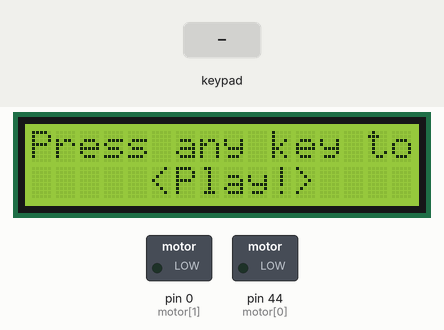
This sketch was run on a simulated Arduino Mega 2560, built with avr-gcc and run on an emulated ATmega2560. Parts: 16×2 character LCD, switched loads named in the sketch (green lamp = pin HIGH). The test bench sets the inputs (shaded band). Random numbers use the default seed unless the sketch sets one.

Above: at 16.8 s.
16.9 s: keypad keys 2 0 2 3 pressed 0.4 s apart
At 18.6 s:
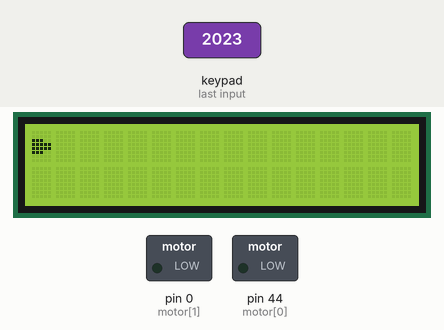
20.0 s: key '8' pressed
At 20.55 s:
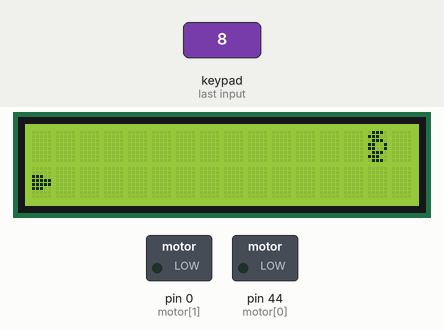
23.0 s: key '2' pressed
At 23.52 s:
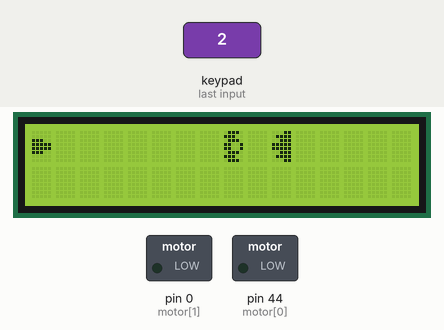
26.0 s: key '8' pressed
At 27.48 s:
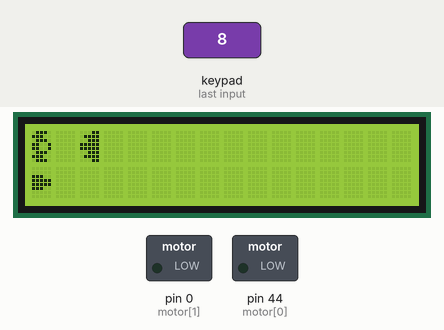
28.6 s: keypad keys 2 0 2 3 = pressed 0.4 s apart
At 39.4 s:
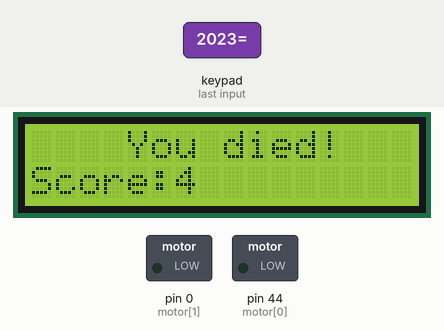

Measured:
- after the input at 16.9 s, the display: first changes at once (image 1 shows a later state)
- what the display in image 2 shows lasts 0.5 s, from 20.3 s to 20.8 s

The sketch:

main.ino
```cpp
#include <Keypad.h>                                                                 // Required for the keypad.
#include <LiquidCrystal_I2C.h>                                                      // Required for the lcd.

// =============================================================================
// Varibales
// =============================================================================

LiquidCrystal_I2C lcd(0x27, 16, 2);

const uint8_t KEYPAD_ROWS = 4;
const uint8_t KEYPAD_COLS = 3;
const uint8_t rowPins[KEYPAD_ROWS] = { 5, 4, 3, 2 };                                // ! Change the pins.
const uint8_t colPins[KEYPAD_COLS] = { A3, A2, A1 };                                // ! Change the pins.
const char keys[KEYPAD_ROWS][KEYPAD_COLS] = {
    { '1', '2', '3' },
    { '4', '5', '6' },
    { '7', '8', '9' },
    { '.', '0', '=' }
};
Keypad keypad = Keypad(makeKeymap(keys), rowPins, colPins, KEYPAD_ROWS, KEYPAD_COLS);

#define MOTOR_ACTIVE_LENGTH_IN_MILLIS   5000
#define DEFAULT_SPEED_DELAY_IN_MILLIS   500
#define UPDATE_SPEED_DELAY_IN_MILLIS    10000
#define INTRO_BLINK_DELAY_IN_MILLIS     500
#define SHOP_BLINK_DELAY_IN_MILLIS      5000
#define ENEMY_SPRITE_COUNT              5
#define ENEMY_AMOUNT                    10
#define PLAYER_CHAR                     0
#define INTRO                           0
#define PLAYING                         1
#define END_PLAYING                     2
#define SHOP                            3

uint8_t currentState = INTRO;
uint8_t fullDistanceInCm = 5;                                                       // ! Change this to be right
uint8_t usingSensorIndex = 0;
uint16_t score = 0;

u32 updateTimeDelayInMillis = 500;
u32 currentTimeInMillis = 0;

const uint8_t PLAYER[8] = { 0x00, 0x00, 0x1C, 0x1F, 0x1F, 0x1C, 0x00, 0x00 };
const uint8_t ENEMY_SPRITE[ENEMY_SPRITE_COUNT][8] = {
    { 0x03, 0x0F, 0x07, 0x1F, 0x1F, 0x07, 0x0F, 0x03 },
    { 0x04, 0x0C, 0x1E, 0x1F, 0x1F, 0x1E, 0x0C, 0x04 },
    { 0x07, 0x0E, 0x0F, 0x0F, 0x0F, 0x0F, 0x0E, 0x07 },
    { 0x07, 0x1E, 0x0C, 0x1F, 0x1F, 0x0C, 0x1E, 0x07 },
    { 0x0E, 0x1C, 0x0E, 0x19, 0x19, 0x0E, 0x1C, 0x0E }
};
const uint8_t ENEMY_CHAR[ENEMY_SPRITE_COUNT] = { 1, 2, 3 ,4, 5};
const uint8_t echo[3] = { 25, 26, 27 };                                             // ! Change the pins.
const uint8_t trig[3] = { 24, 23, 22 };                                             // ! Change the pins.
const uint8_t motor[3] = { 44, 0, 0 };                                              // ! Change the pins.

struct Enemy {
    int8_t sprite;
    int8_t x;
    bool y;
};
Enemy enemies[ENEMY_AMOUNT];

const unsigned short itemCost[3] = { 5, 5, 10 };
const char itemName[3][16] = { "Item1", "Item2", "Item3" };

bool isItemAvalible[3] = { true, true, true };
bool isNeededToUpdateLcd = false;
bool isShowingText = true;
bool shopTextI = false;                                                             // This needed
bool playerY = 1;                                                                   // Y level of player 0 top 1 bot.


// =============================================================================
// Helping functions
// =============================================================================

void WriteAt(uint8_t _x, bool _y, uint8_t _char) {                                  // Write a character on the LCD at a specific position.
    lcd.setCursor(_x, _y);
    lcd.write(_char);
}

void PrintAt(uint8_t _x, bool _y, const byte* _str) {                               // Prints text to the LCD at a specific position.
    lcd.setCursor(_x, _y);
    lcd.printstr(_str);
}

bool IsItemAvalible(uint8_t i) {                                                    // Return true if there item in the belt.
    digitalWrite(trig[i], LOW);
    delayMicroseconds(2);
    digitalWrite(trig[i], HIGH);
    delayMicroseconds(10);
    digitalWrite(trig[i], LOW);
    short duration = pulseIn(echo[i], HIGH);
    uint8_t distanceInCm = duration * 0.034 / 2;
    return distanceInCm <= fullDistanceInCm;
}

void BuyItem(uint8_t item) {
    score -= itemCost[item] * 10;                                                   // Paying for the item.
    lcd.clear();
    lcd.print("Buying item!");
    PrintAt(0, 1, "Please wait.");
    delay(1000);
    lcd.clear();
    lcd.print("Moving the Item!");
    digitalWrite(motor[item], HIGH);                                                   // Start to move the belt.
    delay(MOTOR_ACTIVE_LENGTH_IN_MILLIS);
    digitalWrite(motor[item], LOW);                                                    // Stops the belt.
    lcd.clear();
    lcd.print("Thank You!");
    isItemAvalible[item] = IsItemAvalible(item);                                    // Checking if there is still an a item on the belt.
    EnterShop();
}

void ShowItem(uint8_t item) {                                                       // Showing item if player have enough money and the item is avalible.
    if (isItemAvalible[item] && score / 10 >= itemCost[item]) {
        char string[16];
        sprintf(string, "%i.%s|$%i", item, itemName[item], itemCost[item]);
        lcd.print(string);
    }
}

// =============================================================================
// Enter functions
// =============================================================================

void EnterIntro() {
    lcd.clear();
    lcd.print("Builded by Gabi.");
    PrintAt(0, 1, "Coded   by Ron .");
    delay(700);
    for (uint8_t i = 0; i < 15; i++) {
        delay(400);
        lcd.scrollDisplayLeft();
    }
    lcd.clear();
    PrintAt(16, 0, "Presented to Daniel");
    PrintAt(25, 1, "2023");
    for (uint8_t i = 0; i < 35; i++) {
        delay(200);
        lcd.scrollDisplayLeft();
    }
    delay(700);
    lcd.clear();
    PrintAt(3, 0, "The Vanding");
    PrintAt(5, 1, "Machine!");
    delay(900);
    lcd.clear();
    lcd.print("Press any key to");
    PrintAt(5, 1, "<Play!>");
}

void EnterGame() {
    updateTimeDelayInMillis = DEFAULT_SPEED_DELAY_IN_MILLIS;                        // Reset the update time to the default.
    randomSeed(574574574 + currentTimeInMillis);                                    // Applying seed to random function.
    for (size_t i = 0; i < ENEMY_AMOUNT; i++) {                                     // Seting randomly the positon of every enemy.
        enemies[i].x = 16 + random(ENEMY_AMOUNT * 10);                              // Changing the enemy positon.
        enemies[i].y = random(2);
        enemies[i].sprite = ENEMY_CHAR[random(ENEMY_SPRITE_COUNT)];                 // Changing the enemy sprite.
    }
    currentState = PLAYING;
    lcd.clear();
    PrintAt(4, 0, "Entering");
    PrintAt(6, 1, "Game");
    delay(1000);
}

void EnterEndScreen() {
    char string[16];
    lcd.clear();
    PrintAt(4, 0, "You died!");
    sprintf(string, "Score:%d ", score / 10);                                       // Convert the score to a string and store it in 'string' variable.
    PrintAt(0, 1, string);
    delay(3000);
    lcd.clear();
    lcd.print("1->Retray.");
    PrintAt(0, 1, "2->Shop.");
    currentState = END_PLAYING;
}

void EnterShop() {
    lcd.clear();
    PrintAt(4, 0, "Entering");
    PrintAt(6, 1, "Shop");
    delay(1000);
    currentState = SHOP;
}

// =============================================================================
// Update functions
// =============================================================================

void UpdateShop() {
    if (currentTimeInMillis % SHOP_BLINK_DELAY_IN_MILLIS == 0) {                    // Blink between two texts.
        lcd.clear();
        shopTextI = !shopTextI;
        char string[16];
        if (shopTextI) {
            ShowItem(0);                                                            // Showing item 1 if player have enough money and the item is avalible.
            ShowItem(1);
        }
        else {
            ShowItem(2);
            PrintAt(0, 1, "4.Play");
        }
    }
    char key = keypad.getKey();                                                     // Getting the input of the player.
    if (key == '1' && isItemAvalible[0] && score / 10 >= itemCost[0])
        BuyItem(1);
    else if (key == '2' && isItemAvalible[1] && score / 10 >= itemCost[1])
        BuyItem(2);
    else if (key == '3' && isItemAvalible[2] && score / 10 >= itemCost[2])
        BuyItem(3);
    else if (key == '4')
        EnterGame();
}

void UpdateIntro() {
    char key = keypad.getKey();
    if (key != NO_KEY)
        EnterGame();
}

void UpdateGameLcd() {
    lcd.clear();
    for (size_t c = 0; c < ENEMY_AMOUNT; c++) {                                     // Update all enemies.
        if (enemies[c].x == -1 || enemies[c].x > 16)                                // Checks if the enemy is out of the Lcd screen bounds than don't draw it.
            continue;
        WriteAt(enemies[c].x, enemies[c].y, enemies[c].sprite);                     // Drawing the enemy.
    }
    WriteAt(0, playerY, PLAYER_CHAR);                                               // Drawing the player.
}

void UpdateEndScreen() {
    char key = keypad.getKey();
    if (key == '1')
        EnterGame();
    else if (key == '2')
        EnterShop();
}

void PlayerInput() {
    char key = keypad.getKey();
    if (key == '2') {                                                               // Move player up.
        if (playerY != 0)
            isNeededToUpdateLcd = true;
        playerY = 0;
    }
    else if (key == '8') {                                                          // Move player down.
        if (playerY != 1)
            isNeededToUpdateLcd = true;
        playerY = 1;
    }
}

void UpdateGame() {
    PlayerInput();
    if (currentTimeInMillis % updateTimeDelayInMillis == 0) {                       // Update the enemies position only every x time.
        score++;                                                                    // Adding score.
        for (size_t c = 0; c < ENEMY_AMOUNT; c++) {                                 // Updating every enemy.
            enemies[c].x--;                                                         // Move enemy left.
            if (enemies[c].x < 0) {                                                 // Check if enemy is not out of the bounds of the Lcd screen.
                enemies[c].x = 16 + random(ENEMY_AMOUNT * 10);                      // Set the enemy position randomly.
                enemies[c].y = random(2);
                enemies[c].sprite = ENEMY_CHAR[random(ENEMY_SPRITE_COUNT)];         // Set the enemy sprite randomly.
            }
            if (enemies[c].x != 0)
                continue;                                                           // Checking if the enemy is in the positon x of the player.
            if (enemies[c].y == playerY) {                                          // Checking if the enemy y is the same as the player y.
                EnterEndScreen();
                return;
            }
        }
    }
    if (currentTimeInMillis % UPDATE_SPEED_DELAY_IN_MILLIS == 0) {                  // Making the enemies positon to update faster every x time.
        updateTimeDelayInMillis -= 1;
        if (updateTimeDelayInMillis < 100)                                          // Clamping the update speed.
            updateTimeDelayInMillis = 100;
    }
    if (currentTimeInMillis % updateTimeDelayInMillis == 0 || isNeededToUpdateLcd) { // Update the lcd screen every x time or when the player moved.
        UpdateGameLcd();
        isNeededToUpdateLcd = false;
    }
}

// =============================================================================
// Main
// =============================================================================

void setup() {
    lcd.begin(16, 2);
    lcd.init();
    lcd.backlight();
    for (uint8_t i = 0; i < 3; i++) {                                               // Seting up the ultrasonic sensors and motors.
        pinMode(trig[i], OUTPUT);
        pinMode(echo[i], INPUT);
        pinMode(motor[i], OUTPUT);
    }
    lcd.createChar(PLAYER_CHAR, PLAYER);                                            // Create the player sprite.
    for (uint8_t i = 0; i < ENEMY_SPRITE_COUNT; i++) {
        lcd.createChar(ENEMY_CHAR[i], ENEMY_SPRITE[i]);                             // Create the enemy sprite.
    }
    EnterIntro();
}

void loop() {                                                                       // Main function of the project.
    currentTimeInMillis = millis();
    switch (currentState) {
    case INTRO:
        UpdateIntro();
        break;
    case PLAYING:
        UpdateGame();
        break;
    case END_PLAYING:
        UpdateEndScreen();
        break;
    case SHOP:
        UpdateShop();
        break;
    }
}
```
